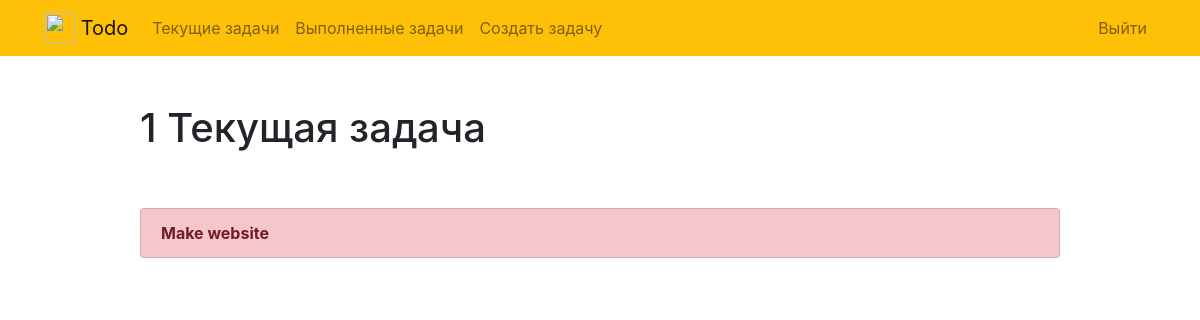
Page /current/ (signed in) on the earlier database version.
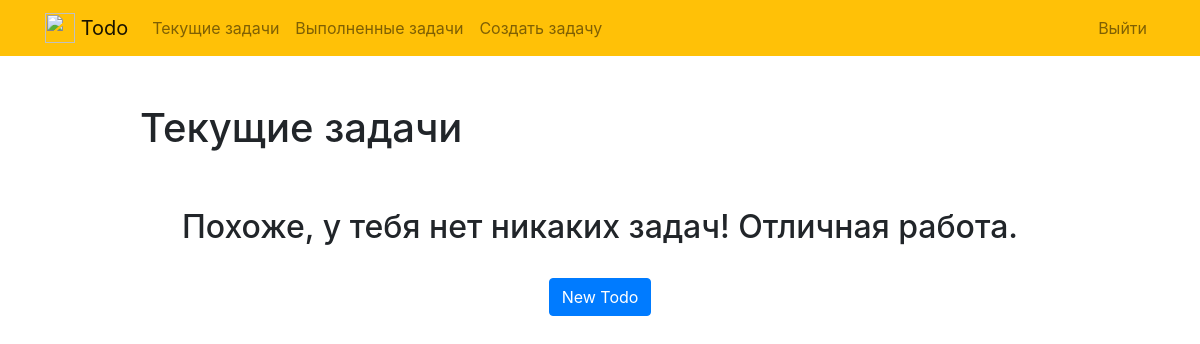
Same page on the later database version.
### todo/models.py (models this page shows, shortened)
class Todo(models.Model):
    title = models.CharField(max_length=100)
    description = models.TextField(blank=True)
    created = models.DateTimeField(auto_now_add=True)
    datecompleted = models.DateTimeField(null=True, blank=True)
    important = models.BooleanField(default=False)
    user= models.ForeignKey(User, on_delete=models.CASCADE)

### todo/views.py (the view)
# urls.py: path("current/", views.currenttodos, name="currenttodos"),
@login_required
def currenttodos(request):
    todos = Todo.objects.filter(user = request.user, datecompleted__isnull = True)
    return render(request, 'todo/currenttodos.html', {'todos':todos})

### todo/templates/todo/currenttodos.html
{% extends "todo/base.html" %}
{% block content %}
    <div class="row justify-content-center mt-5">
        <div class="col-md-10">
            {% if todos %}
                 <h1>{{ todos.count }} Текущая задача{{ todos.count|pluralize }}</h1>
            {% else %}
                           <h1>Текущие задачи</h1>
            {% endif %}
        </div>
    </div>
    <div class="row justify-content-center mt-5">
        <div class="col-md-10">
        {% if todos %}
            <div class="list-group">
                {% for todo in todos %}
                    <a href="{% url 'viewtodo' todo.id %}" class="list-group-item list-group-item-action{% if todo.important %} list-group-item-danger{% endif %}"><b>{{ todo.title }}</b>{% if todo.memo %} - {{ todo.memo|truncatechars:30 }}{% endif %}</a>
                {% endfor %}
            </div>
        {% else %}
            <div class="text-center">
                <h2>Похоже, у тебя нет никаких задач! Отличная работа.</h2>
            <br>
            <a role="button" class="btn btn-primary" href="{% url 'createtodo' %}">New Todo</a>
            </div>
        {% endif %}
        </div>
    </div>
{% endblock %}

Differences in the rows shown:
removed Todo: title "Make website"
Other differences:
{{ todos.count }}: "1" → (not shown)
text no longer shown: "Текущая задача"
text now shown: "Текущие задачи Похоже, у тебя нет никаких задач! Отличная работа. New Todo"
